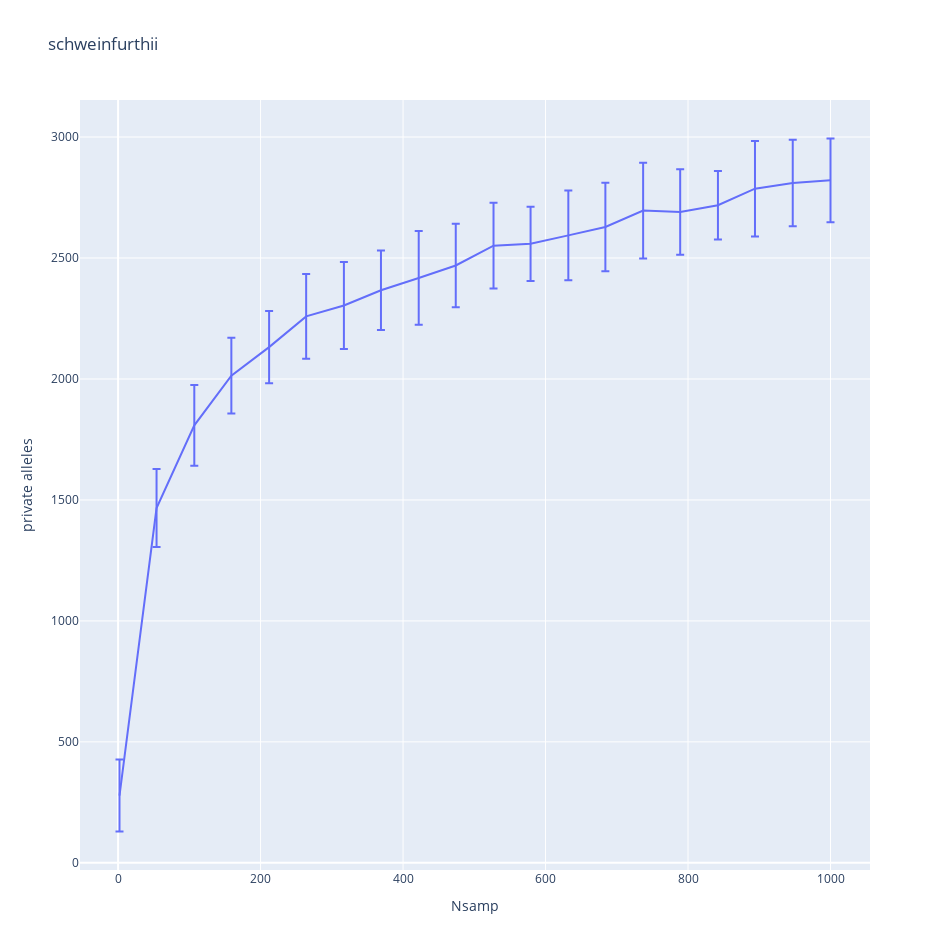

Notebook source saved alongside this figure:
### Markdown cell above
The number of private alleles sampled is plotted against sample size.

### Code cell
stats_dict= {
    z: {
        'mean': np.mean(g),
        'std': np.std(g)
    } for z,g in Nstudy_dict.items()
}

samp_order= sorted(Nstudy_dict.keys())

fig= [go.Scatter(
    x= samp_order,
    y= [stats_dict[x]['mean'] for x in samp_order],
    error_y= dict(
        array= [stats_dict[x]['std'] for x in samp_order],
        type= 'data',
        #symmetric= True,
        visible=True
    )
)]

layout= go.Layout(
    title= pop_select,
    xaxis= dict(
        title= 'Nsamp'
    ),
    yaxis= dict(
        title= 'private alleles'
    ),
    width= 950,
    height= 950
)

Figure= go.Figure(data=fig, layout= layout)
iplot(Figure)

### Figure 1 — Plotly figure (JSON) as saved in the notebook; plotly's stock layout.template omitted (floating-point values rounded to 4 significant figures)
{"data": [{"error_y": {"array": [148.6, 160.7, 166.8, 156.6, 149.0, 175.1, 179.7, 164.4, 193.6, 172.8, 177.3, 153.5, 185.4, 182.9, 197.4, 176.9, 141.6, 197.4, 178.9, 173.0], "type": "data", "visible": true}, "type": "scatter", "x": [2, 54, 107, 159, 212, 264, 317, 369, 422, 474, 527, 579, 632, 684, 737, 789, 842, 894, 947, 1000], "y": [278.1, 1467.0, 1809.0, 2014.0, 2132.0, 2259.0, 2304.0, 2367.0, 2418.0, 2469.0, 2551.0, 2559.0, 2593.0, 2628.0, 2696.0, 2690.0, 2718.0, 2787.0, 2810.0, 2821.0]}], "layout": {"height": 950, "title": {"text": "schweinfurthii"}, "width": 950, "xaxis": {"title": {"text": "Nsamp"}}, "yaxis": {"title": {"text": "private alleles"}}}}
